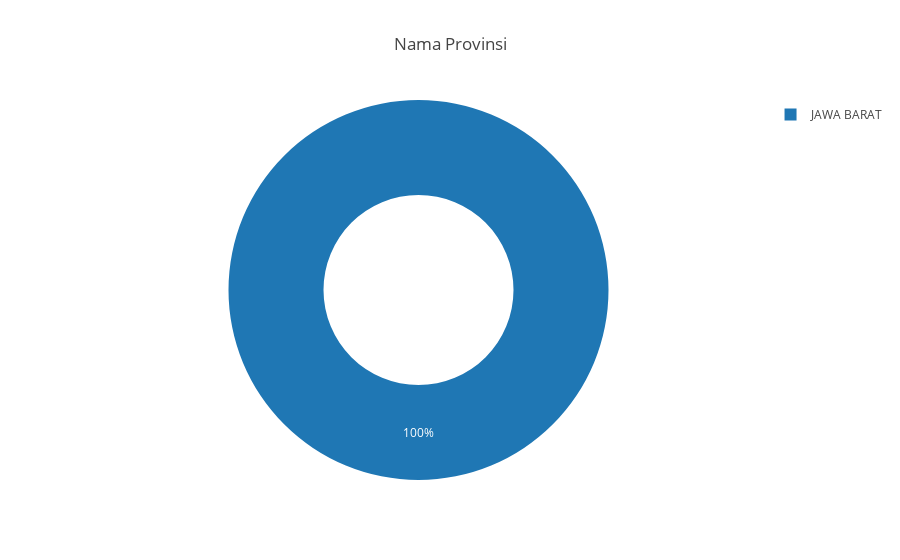

The notebook cell saved with this chart:
### Markdown cell above
### **Berapa persen frekuensi kemunculan Nama Provinsi dalam data?**

### Code cell
bivariate_visualization_pie(
    data=data,
    names='nama_provinsi',
    title='Nama Provinsi',
    hole=0.5
)

### Figure 1 — Plotly figure (JSON) as saved in the notebook; plotly's stock layout.template omitted (floating-point values rounded to 4 significant figures; data arrays with more than 128 entries replaced by an {"elided": "..."} marker saying what was removed)
{"data": [{"domain": {"x": [0, 1], "y": [0, 1]}, "hole": 0.5, "hovertemplate": "nama_provinsi=%{label}<extra></extra>", "labels": {"elided": "405 str values"}, "legendgroup": "", "name": "", "showlegend": true, "type": "pie"}], "layout": {"autosize": true, "legend": {"tracegroupgap": 0}, "title": {"text": "Nama Provinsi"}}}
